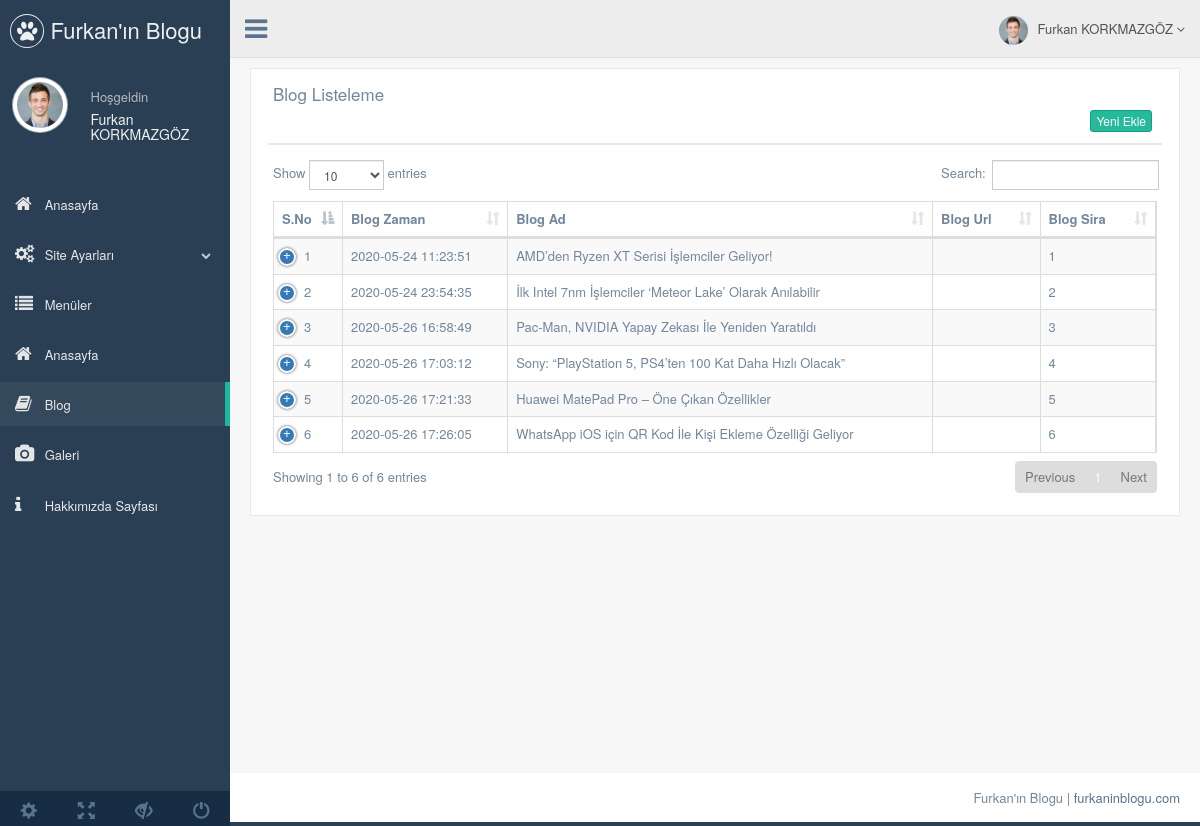
Page /nedmin/production/blog.php (signed in) on the committed database.
### tables this page shows
CREATE TABLE `kullanici` (
  `kullanici_id` int(11) NOT NULL,
  `kullanici_zaman` datetime NOT NULL,
  `kullanici_resim` int(11) NOT NULL,
  `kullanici_adsoyad` varchar(50) NOT NULL,
  `kullanici_mail` varchar(50) NOT NULL,
  `kullanici_password` varchar(20) NOT NULL,
  `kullanici_yetki` varchar(50) NOT NULL,
  `kullanici_durum` int(1) NOT NULL DEFAULT '1'
);

CREATE TABLE `blog` (
  `blog_id` int(11) NOT NULL,
  `blog_foto` varchar(250) NOT NULL,
  `blog_ad` varchar(250) NOT NULL,
  `blog_kategori` varchar(250) NOT NULL,
  `blog_url` varchar(250) NOT NULL,
  `blog_seourl` varchar(250) NOT NULL,
  `blog_durum` enum('1','0') NOT NULL DEFAULT '1',
  `blog_detay` text NOT NULL,
  `blog_zaman` timestamp NOT NULL DEFAULT CURRENT_TIMESTAMP,
  `blog_sira` int(2) NOT NULL
);

### nedmin/production/blog.php (the view, shortened to what this page needs)
<?php
include 'header.php';
$blogsor=$db->prepare("SELECT * FROM blog");
$blogsor->execute();
?>
<div class="right_col" role="main">
  <div class="">
    <div class="row">
      <div class="col-md-12 col-sm-12 col-xs-12">
        <div class="x_panel">
          <div class="x_title">
            <h2>Blog Listeleme </h2>
            <div class="clearfix"></div>
            <div align="right">
              <a href="blog-ekle.php"><button class="btn btn-success btn-xs"> Yeni Ekle</button></a>
            </div>
          </div>
          <div class="x_content">
            <table id="datatable-responsive" class="table table-striped table-bordered dt-responsive nowrap" cellspacing="0" width="100%">
              <thead>
                <tr>
                  <th>S.No</th>
                  <th>Blog Zaman</th>
                  <th>Blog Ad</th>
                  <th>Blog Url</th>
                  <th>Blog Sira</th>
                </tr>
              </thead>
              <tbody>
                <?php
                $say=0;
                while($blogcek=$blogsor->fetch(PDO::FETCH_ASSOC)) { $say++?>
                <tr>
                 <td width="20"><?php echo $say ?></td>
                 <td><?php echo $blogcek['blog_zaman'] ?></td>
                 <td><?php echo $blogcek['blog_ad'] ?></td>
                 <td><?php echo $blogcek['blog_url'] ?></td>
                 <td><?php echo $blogcek['blog_sira'] ?></td>
          </tr>
          <?php  }
          ?>
        </tbody>
      </table>
    </div>
  </div>
</div>
</div>
</div>
</div>
<?php include 'footer.php'; ?>

### nedmin/production/header.php (shortened to what this page needs)
<?php
include '../netting/baglan.php';
$kullanicisor=$db->prepare("SELECT * FROM kullanici where kullanici_mail=:mail");
$kullanicisor->execute(array(
  'mail' => $_SESSION['kullanici_mail']
));
$kullanicicek=$kullanicisor->fetch(PDO::FETCH_ASSOC);
?>
<!DOCTYPE html>
<html lang="en">
<head>
  <link href="../vendors/bootstrap/dist/css/bootstrap.min.css" rel="stylesheet">
  <link href="../vendors/font-awesome/css/font-awesome.min.css" rel="stylesheet">
  <link href="../vendors/nprogress/nprogress.css" rel="stylesheet">
  <link href="../vendors/iCheck/skins/flat/green.css" rel="stylesheet">
  <link href="../vendors/datatables.net-bs/css/dataTables.bootstrap.min.css" rel="stylesheet">
  <link href="../vendors/datatables.net-buttons-bs/css/buttons.bootstrap.min.css" rel="stylesheet">
  <link href="../vendors/datatables.net-fixedheader-bs/css/fixedHeader.bootstrap.min.css" rel="stylesheet">
  <link href="../vendors/datatables.net-responsive-bs/css/responsive.bootstrap.min.css" rel="stylesheet">
  <link href="../vendors/datatables.net-scroller-bs/css/scroller.bootstrap.min.css" rel="stylesheet">
  <link href="../vendors/dropzone/dist/min/dropzone.min.css" rel="stylesheet">
  <link href="../build/css/custom.min.css" rel="stylesheet">
</head>
<body class="nav-md">
  <div class="container body">
    <div class="main_container">
      <div class="col-md-3 left_col">
        <div class="left_col scroll-view">
          <div class="navbar nav_title" style="border: 0;">
            <a href="index.php" class="site_title"><i class="fa fa-paw"></i> <span>Furkan'ın Blogu</span></a>
          </div>
          <div class="profile clearfix">
            <div class="profile_pic">
              <img src="images/img.jpg" alt="..." class="img-circle profile_img">
            </div>
            <div class="profile_info">
              <span>Hoşgeldin</span>
              <h2><?php echo $kullanicicek['kullanici_adsoyad'] ?></h2>
            </div>
          </div>
          <br />
          <div id="sidebar-menu" class="main_menu_side hidden-print main_menu">
            <div class="menu_section">
              <ul class="nav side-menu">
                <li><a href="index.php"><i class="fa fa-home"></i> Anasayfa </a></li>
                <li><a><i class="fa fa-cogs"></i> Site Ayarları <span class="fa fa-chevron-down"></span></a>
                </li>
                <li><a href="menu.php"><i class="fa fa-list"></i> Menüler </a></li>
                <li><a href="anasayfa.php"><i class="fa fa-home"></i> Anasayfa</a></li>
                <li><a href="blog.php"><i class="fa fa-book"></i> Blog</a></li>
                <li><a href="galeri.php"><i class="fa fa-camera"></i> Galeri</a></li>
                <li><a href="hakkimizda.php"><i class="fa fa-info"></i> Hakkımızda  Sayfası</a></li>
              </ul>
            </div>
          </div>
          <div class="sidebar-footer hidden-small">
            <a data-toggle="tooltip" data-placement="top" title="Settings">
              <span class="glyphicon glyphicon-cog" aria-hidden="true"></span>
            </a>
            <a data-toggle="tooltip" data-placement="top" title="FullScreen">
              <span class="glyphicon glyphicon-fullscreen" aria-hidden="true"></span>
            </a>
            <a data-toggle="tooltip" data-placement="top" title="Lock">
              <span class="glyphicon glyphicon-eye-close" aria-hidden="true"></span>
            </a>
            <a data-toggle="tooltip" data-placement="top" title="Logout">
              <span class="glyphicon glyphicon-off" aria-hidden="true"></span>
            </a>
          </div>
        </div>
      </div>
      <div class="top_nav">
        <div class="nav_menu">
          <nav>
            <div class="nav toggle">
              <a id="menu_toggle"><i class="fa fa-bars"></i></a>
            </div>
            <ul class="nav navbar-nav navbar-right">
              <li class="">
                <a href="javascript:;" class="user-profile dropdown-toggle" data-toggle="dropdown" aria-expanded="false">
                  <img src="images/img.jpg" alt=""><?php echo $kullanicicek['kullanici_adsoyad'] ?>
                  <span class=" fa fa-angle-down"></span>
                </a>
              </li>
            </ul>
          </nav>
        </div>
      </div>

### nedmin/production/footer.php (shortened to what this page needs)
  <footer>
    <div class="pull-right">
      Furkan'ın Blogu | <a href="https://www.google.com">furkaninblogu.com</a>
    </div>
    <div class="clearfix"></div>
  </footer>
</div>
</div>
</body>
</html>

### rows in the picture
kullanici: kullanici_adsoyad "Furkan KORKMAZGÖZ"
blog: blog_zaman "2020-05-24 11:23:51", blog_ad "AMD’den Ryzen XT Serisi İşlemciler Geliyor!", blog_sira "1"
blog: blog_zaman "2020-05-24 23:54:35", blog_ad "İlk Intel 7nm İşlemciler ‘Meteor Lake’ Olarak Anılabilir", blog_sira "2"
blog: blog_zaman "2020-05-26 16:58:49", blog_ad "Pac-Man, NVIDIA Yapay Zekası İle Yeniden Yaratıldı", blog_sira "3"
blog: blog_zaman "2020-05-26 17:03:12", blog_ad "Sony: “PlayStation 5, PS4’ten 100 Kat Daha Hızlı Olacak”", blog_sira "4"
blog: blog_zaman "2020-05-26 17:21:33", blog_ad "Huawei MatePad Pro – Öne Çıkan Özellikler", blog_sira "5"
blog: blog_zaman "2020-05-26 17:26:05", blog_ad "WhatsApp iOS için QR Kod İle Kişi Ekleme Özelliği Geliyor", blog_sira "6"
